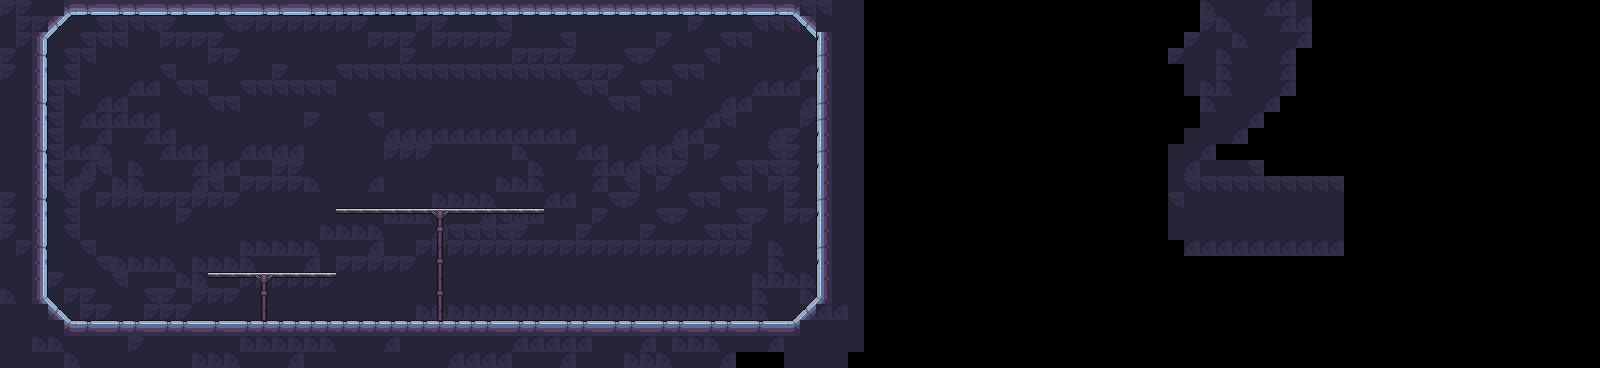

Tiled map render using the project's own tile images. Description and the map definition, with tile-layer contents summarised, below:
An orthogonal 100x23 tile map with 16x16 px tiles, 2 tile layers (图块层 2, 图块层 1) and 4 objects (door, Player, parkour, chest).

<map version="1.10" tiledversion="1.11.2" orientation="orthogonal" renderorder="right-down" width="100" height="23" tilewidth="16" tileheight="16" infinite="0" nextlayerid="4" nextobjectid="5">
 <tileset firstgid="1" source="地图.tsx" />
 <layer id="2" name="图块层 2" width="100" height="23">
  <data>[2300 cells, 1349 non-empty, 25 distinct tile ids]</data>
 </layer>
 <objectgroup id="3" name="对象层 1">
  <object id="1" name="door" x="768.667" y="285.333">
   <point />
  </object>
  <object id="2" name="Player" x="108" y="282">
   <point />
  </object>
  <object id="3" name="parkour" x="406.667" y="104.667">
   <point />
  </object>
  <object id="4" name="chest" x="674.667" y="303.333">
   <point />
  </object>
 </objectgroup>
 <layer id="1" name="图块层 1" width="100" height="23">
  <data>[2300 cells, 167 non-empty, 35 distinct tile ids]</data>
 </layer>
</map>
